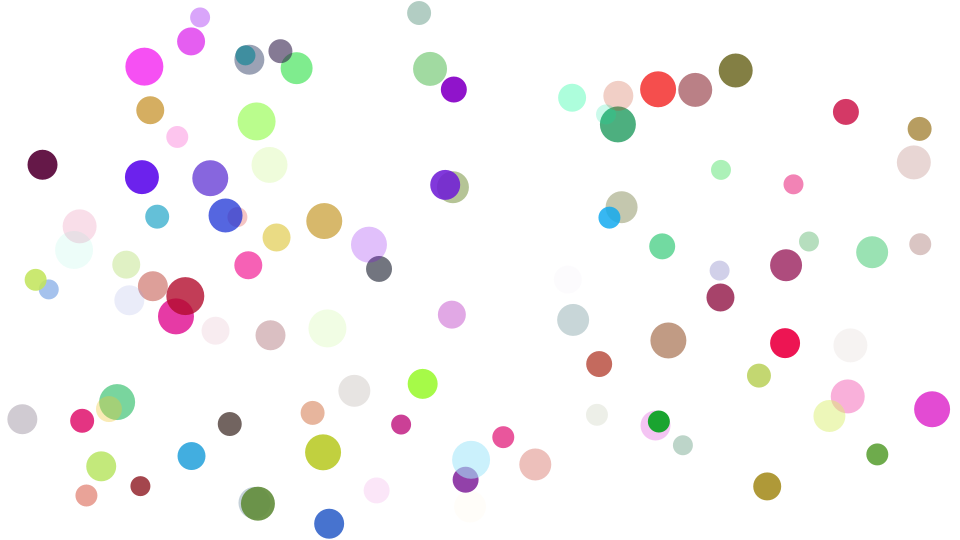
Frame 1 (no input)
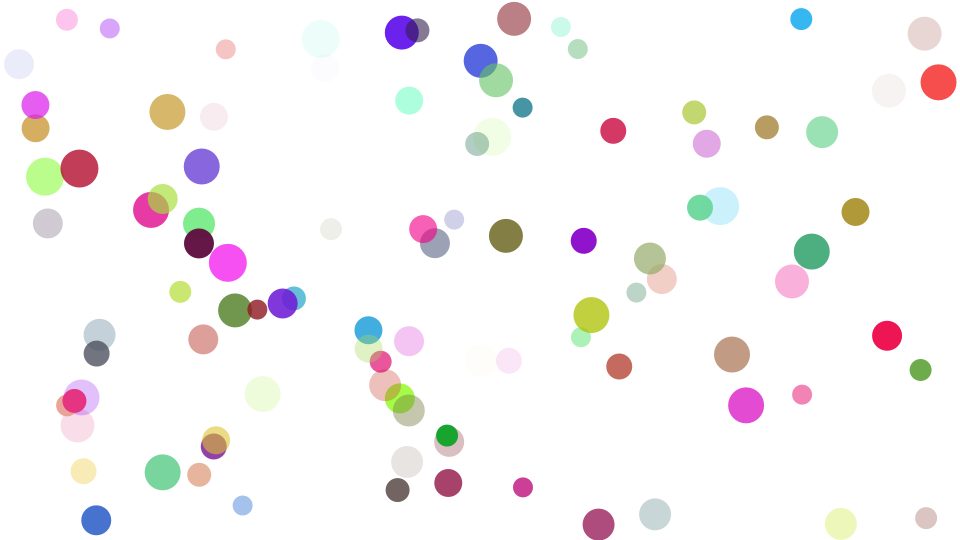
Frame 60 (the mouse pressed at the canvas centre just before this capture)
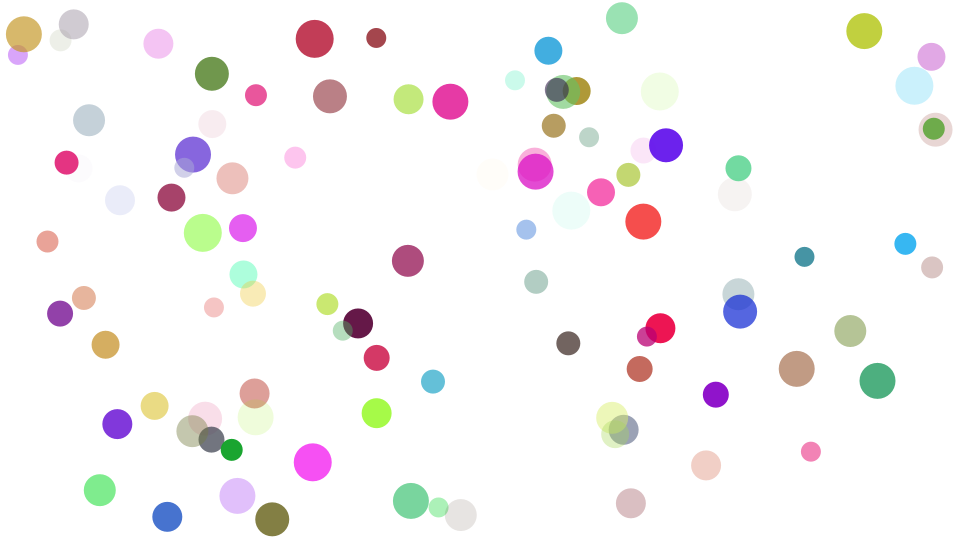
Frame 120 (the mouse held since frame 60 and released just before this capture)

The Processing sketch that drew these frames (run headless with seeded random() and noise(); from frame 60 on, the mouse is pressed at the canvas centre):

// Processing sketch: sketch07
// ── sketch07.pde
int numBalls = 100; // ボールの数
float[] x = new float[numBalls];  // x座標の配列
float[] y = new float[numBalls];  // y座標の配列
float[] vx = new float[numBalls]; // x軸方向の速度の配列
float[] vy = new float[numBalls]; // y軸方向の速度の配列
int[] radius = new int[numBalls]; // 半径の配列
color[] c = new color[numBalls];  // 色の配列

void setup() {
  size(960, 540);
  // 初期値を設定
  for (int i = 0; i < numBalls; i++) {
    radius[i] = (int)random(10, 20);
    x[i] = random(radius[i], width-radius[i]);
    y[i] = random(radius[i], height-radius[i]);
    vx[i] = random(-5, 5);
    vy[i] = random(-5, 5);
    c[i] = color(random(255), random(255), random(255), random(255));
  }
}

void draw() {
  background(255);

  for (int i = 0; i < numBalls; i++) {
    // ボールの位置を更新
    x[i] += vx[i];
    y[i] += vy[i];
    // 左右の壁との当たり判定
    if (x[i]-radius[i] <= 0 || x[i]+radius[i] >= width) {
      vx[i] *= -1;
    }
    // 上下の壁との当たり判定
    if (y[i]-radius[i] <= 0 || y[i]+radius[i] >= height) {
      vy[i] *= -1;
    }
    // ボールを描画
    noStroke();
    fill(c[i]);
    ellipse(x[i], y[i], 2*radius[i], 2*radius[i]);
  }
}
